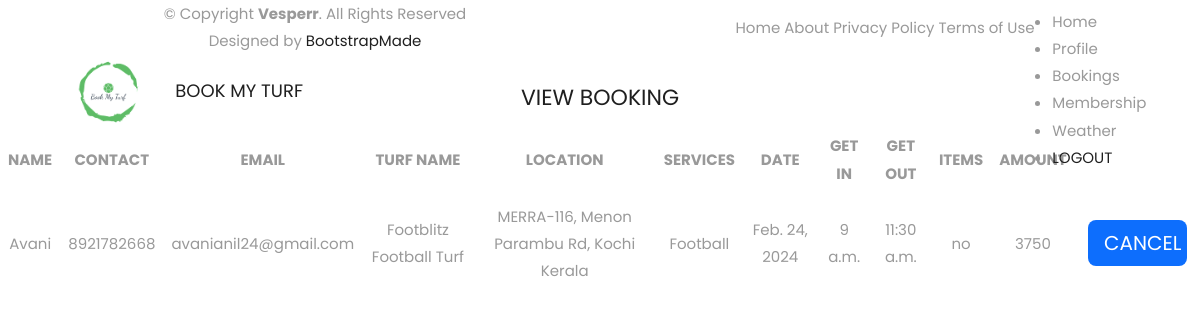
Page /viewbooking/ (signed in) on the earlier database version.
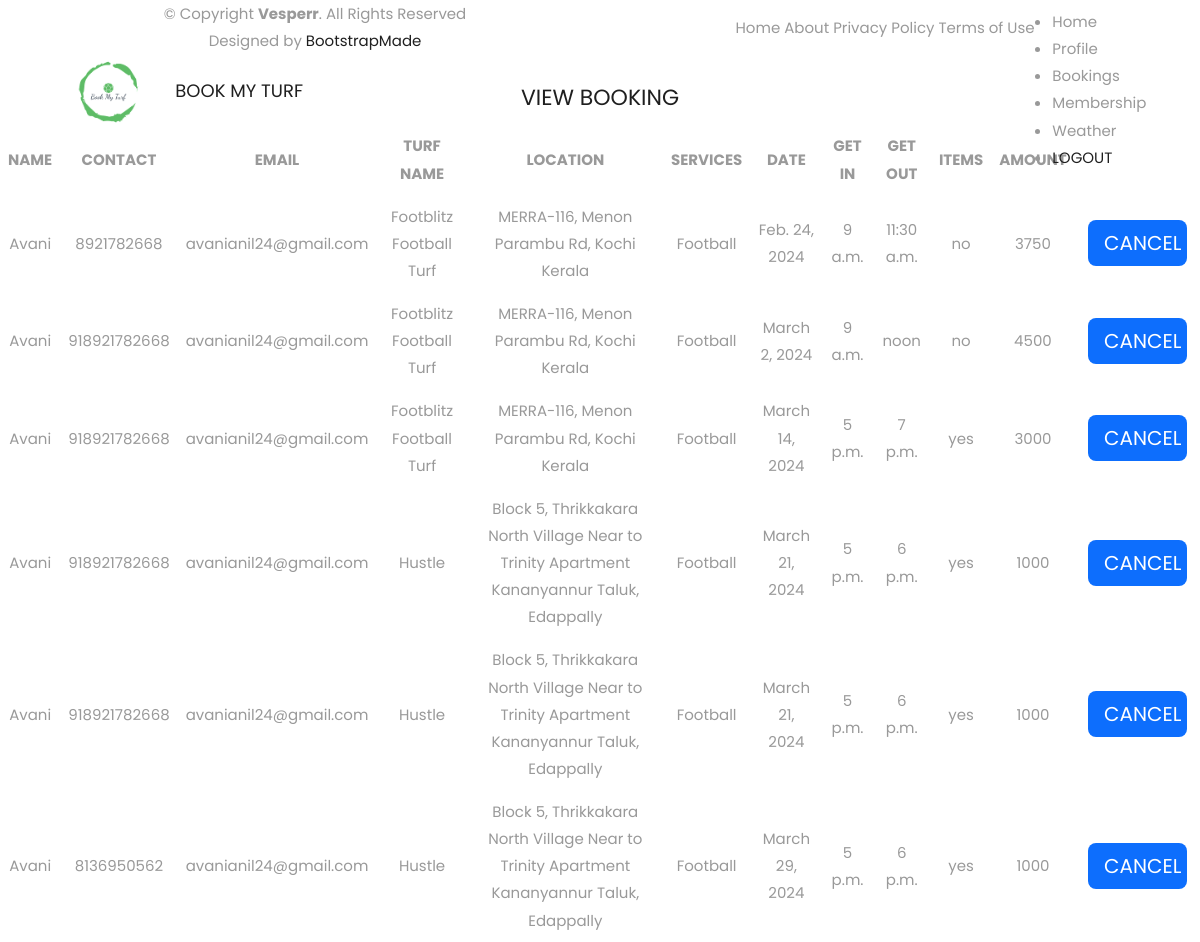
Same page on the later database version.
### turf_app/models.py (models this page shows)
class bookingtbl(models.Model):
    user_id = models.ForeignKey(usertbl,on_delete=models.CASCADE,null=True)
    fname = models.CharField(max_length=20, null=True)
    contact = models.IntegerField(null=True)
    email = models.EmailField(null=True)
    tname = models.CharField(max_length=20, null=True)
    loc = models.CharField(max_length=50, null=True)
    timing = models.CharField(max_length=20, null=True)
    amenities = models.TextField(max_length=60, null=True)
    services = models.CharField(max_length=60, null=True)
    bookdate = models.DateField(null=True)
    getin = models.TimeField(null=True)
    getout = models.TimeField(null=True)
    items = models.CharField(max_length=7, null=True)
    totalamt = models.IntegerField(null=True)

### turf_app/views.py (the view)
# urls.py: path("viewbooking/", views.viewbooking),
def viewbooking(request):
    v = bookingtbl.objects.filter(user_id=request.session['i'])
    return render(request, "viewbooking.html", {"v": v})

### templates/viewbooking.html (shortened to what this page needs)
<!DOCTYPE html>
<html lang="en">
<head>
</head>
<body>
{% include 'topnavuser.html' %}
 <div class="body-wrapper">
<h2>VIEW BOOKING</h2>
<table style="width:100%">
    <tr>
        <th>NAME</th>
        <th>CONTACT</th>
        <th>EMAIL</th>
        <th>TURF NAME</th>
        <th>LOCATION</th>
        <th>SERVICES</th>
        <th>DATE</th>
        <th>GET IN</th>
        <th>GET OUT</th>
        <th>ITEMS</th>
        <th>AMOUNT</th>
    </tr>
    {%for i in v%}
    <tr>
        <td>{{i.fname}}</td>
        <td>{{i.contact}}</td>
        <td>{{i.email}}</td>
        <td>{{i.tname}}</td>
        <td>{{i.loc}}</td>
        <td>{{i.services}}</td>
        <td>{{i.bookdate}}</td>
        <td>{{i.getin}}</td>
        <td>{{i.getout}}</td>
        <td>{{i.items}}</td>
        <td>{{i.totalamt}}</td>
        <td> <a href="/" class="btn btn-primary btn-lg btn-block" style="width:90%;">CANCEL</a></td>
    </tr>
    {%endfor%}
</table>
 </div>
</body>
</html>

### templates/topnavuser.html (shortened to what this page needs)
<!DOCTYPE html>
{%load static%}
<html lang="en">
<head>
  <link href="{% static 'asset/vendor/aos/aos.css' %}" rel="stylesheet">
  <link href="{% static 'asset/vendor/bootstrap/css/bootstrap.min.css' %}" rel="stylesheet">
  <link href="{% static 'asset/vendor/bootstrap-icons/bootstrap-icons.css' %}" rel="stylesheet">
  <link href="{% static 'asset/vendor/boxicons/css/boxicons.min.css' %}" rel="stylesheet">
  <link href="{% static 'asset/vendor/glightbox/css/glightbox.min.css' %}" rel="stylesheet">
  <link href="{% static 'asset/vendor/remixicon/remixicon.css' %}" rel="stylesheet">
  <link href="{% static 'asset/vendor/swiper/swiper-bundle.min.css' %}" rel="stylesheet">
  <link href="{% static 'asset/css/style.css' %}" rel="stylesheet">
</head>
<body>
  <header id="header" class="fixed-top d-flex align-items-center">
    <div class="container d-flex align-items-center justify-content-between">
      <div class="logo">
        <h3><img src="{% static 'asset/img/turflogo.jpeg' %}" height="100px">BOOK MY TURF</h3>
      </div>
      <nav id="navbar" class="navbar">
        <ul>
          <li><a class="nav-link scrollto active" href="/userhomepage">Home</a></li>
          <li><a class="nav-link scrollto" href="/userprofile">Profile</a></li>
          <li><a class="nav-link scrollto" href="/viewbooking">Bookings</a></li>
          <li><a class="nav-link scrollto" href="/usermembership">Membership</a></li>
          <li><a class="nav-link scrollto" href="/weather">Weather</a></li>
          <li><a class="getstarted scrollto" href="/userlogin">LOGOUT</a></li>
        </ul>
        <i class="bi bi-list mobile-nav-toggle"></i>
      </nav>
    </div>
  </header>
  <footer id="footer">
    <div class="container">
      <div class="row d-flex align-items-center">
        <div class="col-lg-6 text-lg-left text-center">
          <div class="copyright">
            &copy; Copyright <strong>Vesperr</strong>. All Rights Reserved
          </div>
          <div class="credits">
            Designed by <a href="https://bootstrapmade.com/">BootstrapMade</a>
          </div>
        </div>
        <div class="col-lg-6">
          <nav class="footer-links text-lg-right text-center pt-2 pt-lg-0">
            <a href="#intro" class="scrollto">Home</a>
            <a href="#about" class="scrollto">About</a>
            <a href="#">Privacy Policy</a>
            <a href="#">Terms of Use</a>
          </nav>
        </div>
      </div>
    </div>
  </footer>
  <a href="#" class="back-to-top d-flex align-items-center justify-content-center"><i class="bi bi-arrow-up-short"></i></a>
</body>
</html>

### static/css/style.css (style rules this page uses)
* { box-sizing: border-box; margin: 0; padding: 0; }
body { color: #999; font-size: 15px; font-family: 'Poppins', sans-serif; line-height: 1.80857; }
a { color: #f3e7e7; text-decoration: none !important; outline: none !important; -webkit-transition: all .3s ease-in-out; -moz-transition: all .3s ease-in-out; -ms-transition: all .3s ease-in-out; -o-transition: all .3s ease-in-out; transition: all .3s ease-in-out; }
h1, h2, h3, h4, h5, h6 { letter-spacing: 0; font-weight: normal; position: relative; padding: 0 0 10px 0; font-weight: normal; line-height: normal; color: #1f1f1f; margin: 0 }
h2 { font-size: 22px }
h3 { font-size: 18px }
a { color: #1f1f1f; text-decoration: none; outline: none; }
a, .btn { text-decoration: none !important; outline: none !important; -webkit-transition: all .3s ease-in-out; -moz-transition: all .3s ease-in-out; -ms-transition: all .3s ease-in-out; -o-transition: all .3s ease-in-out; transition: all .3s ease-in-out; }
.footer-links { list-style: none; padding: 0; }
.footer-links a { color: #999; }
.btn { border: 0 !important; }

### templates/viewbooking.html (style rules this page uses)
body { margin: 0; font-family: Arial, Helvetica, sans-serif; }
table { border-collapse: collapse; width: 100% }
tr,td,th { border: 1px solid #dddddd; text-align: center; padding: 8px; }
h2 { text-align: center; }

Differences in the rows shown:
added bookingtbl: fname "Avani", contact "918921782668", email "avanianil24@gmail.com", tname "Footblitz Football Turf", loc "MERRA-116, Menon Parambu Rd, Kochi Kerala", services "Football", bookdate "March 2, 2024", getin "9 a.m.", getout "noon", items "no", totalamt "4500"
added bookingtbl: fname "Avani", contact "918921782668", email "avanianil24@gmail.com", tname "Footblitz Football Turf", loc "MERRA-116, Menon Parambu Rd, Kochi Kerala", services "Football", bookdate "March 14, 2024", getin "5 p.m.", getout "7 p.m.", items "yes", totalamt "3000"
added bookingtbl: fname "Avani", contact "918921782668", email "avanianil24@gmail.com", tname "Hustle", loc "Block 5, Thrikkakara North Village Near to Trinity Apartment Kananyannur Taluk, Edappally", services "Football", bookdate "March 21, 2024", getin "5 p.m.", getout "6 p.m.", items "yes", totalamt "1000"
added bookingtbl: fname "Avani", contact "918921782668", email "avanianil24@gmail.com", tname "Hustle", loc "Block 5, Thrikkakara North Village Near to Trinity Apartment Kananyannur Taluk, Edappally", services "Football", bookdate "March 21, 2024", getin "5 p.m.", getout "6 p.m.", items "yes", totalamt "1000"
added bookingtbl: fname "Avani", contact "8136950562", email "avanianil24@gmail.com", tname "Hustle", loc "Block 5, Thrikkakara North Village Near to Trinity Apartment Kananyannur Taluk, Edappally", services "Football", bookdate "March 29, 2024", getin "5 p.m.", getout "6 p.m.", items "yes", totalamt "1000"
